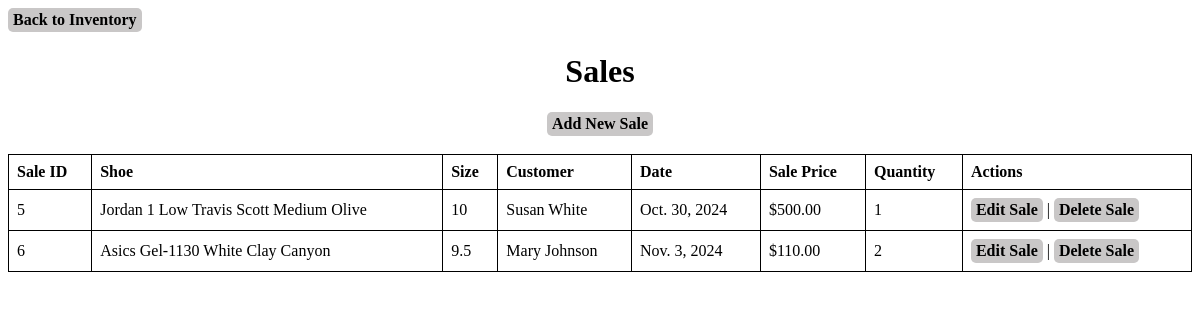
Before: /sales/ with the older database file.
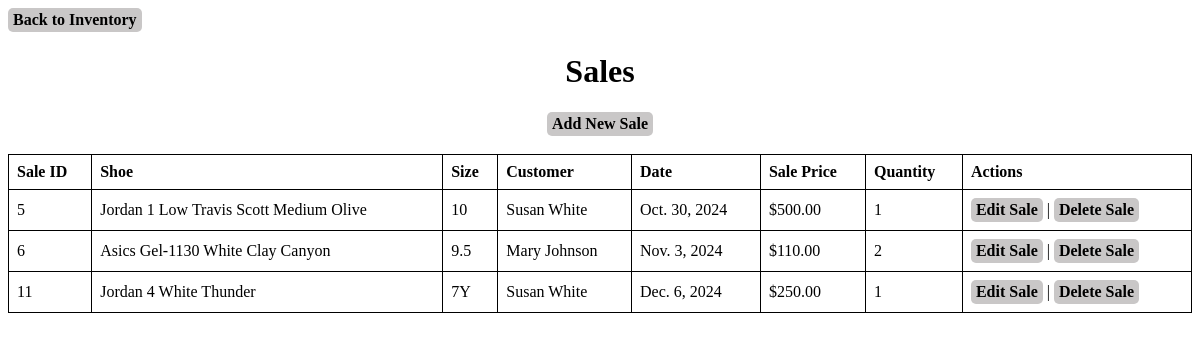
After: the same page with the newer database file.
### inventory_app/models.py (models this page shows, shortened)
class Sale(models.Model):
    inventory = models.ForeignKey(Inventory, on_delete=models.PROTECT)
    customer = models.ForeignKey(Customer, on_delete=models.SET_NULL, null=True)
    sale_date = models.DateField()
    sale_price = models.DecimalField(max_digits=10, decimal_places=2)
    quantity = models.IntegerField()
    class Meta:
        indexes = [models.Index(fields=['sale_date'], name='idx_sale_date')]

class Inventory(models.Model):
    shoe = models.ForeignKey(Shoe, on_delete=models.CASCADE)
    size = models.CharField(max_length=10)
    quantity = models.IntegerField()
    buy_date = models.DateField()
    buy_price = models.DecimalField(max_digits=10, decimal_places=2)

class Shoe(models.Model):
    sku = models.CharField(max_length=50, primary_key=True)
    brand = models.CharField(max_length=50)
    model = models.CharField(max_length=50)
    name = models.CharField(max_length=100)
    release_date = models.DateField()
    retail_price = models.DecimalField(max_digits=5, decimal_places=2)

class Customer(models.Model):
    name = models.CharField(max_length=100)
    email = models.EmailField(unique=True)
    phone = models.CharField(max_length=13)

### inventory_app/views.py (the view)
# urls.py: path('sales/', SaleList.as_view(), name='sale_list'),
class SaleList(ListView):
    model = Sale
    template_name = 'sales/sale_list.html'

### inventory_app/templates/sales/sale_list.html (shortened to what this page needs)
<head>
</head>
<body>
        <a href="{% url 'inventory_list' %}" class="button">Back to Inventory</a>
    <h1>Sales</h1>
    <div class="button-container">
        <a href="{% url 'sale_add' %}" class="button">Add New Sale</a>
    </div>
    <br>
    <table>
        <tr>
            <th>Sale ID</th>
            <th>Shoe</th>
            <th>Size</th>
            <th>Customer</th>
            <th>Date</th>
            <th>Sale Price</th>
            <th>Quantity</th>
            <th>Actions</th>
        </tr>
        {% for sale in object_list %}
        <tr>
            <td>{{ sale.id }}</td>
            <td>{{ sale.inventory.shoe.brand }} {{ sale.inventory.shoe.model }} {{ sale.inventory.shoe.name }}</td>
            <td>{{ sale.inventory.size }}</td>
            <td>{{ sale.customer.name }}</td>
            <td>{{ sale.sale_date }}</td>
            <td>${{ sale.sale_price }}</td>
            <td>{{ sale.quantity }}</td>
            <td>
                    <a href="{% url 'sale_edit' sale.id %}" class="button">Edit Sale</a> |
                    <a href="{% url 'sale_delete' sale.id %}" class="button">Delete Sale</a>
            </td>
        </tr>
        {% endfor %}
    </table>
</body>

### inventory_app/templates/sales/sale_list.html (style rules this page uses)
h1 { text-align: center; }
table { width: 100%; border-collapse: collapse; }
table, th, td { border: 1px solid black; }
th, td { padding: 8px; text-align: left; }
th { font-weight: bold; }
.button { display: inline-block; padding: 3px 5px; background-color: rgb(201, 199, 199); color: black; text-decoration: none; border-radius: 5px; font-weight: bold; text-align: center; }
.button-container { text-align: center; }

Changed rows visible on the page:
added Sale: id "11", inventory.shoe.brand "Jordan", inventory.shoe.model "4", inventory.shoe.name "White Thunder", inventory.size "7Y", customer.name "Susan White", sale_date "Dec. 6, 2024", sale_price "250.00", quantity "1"
